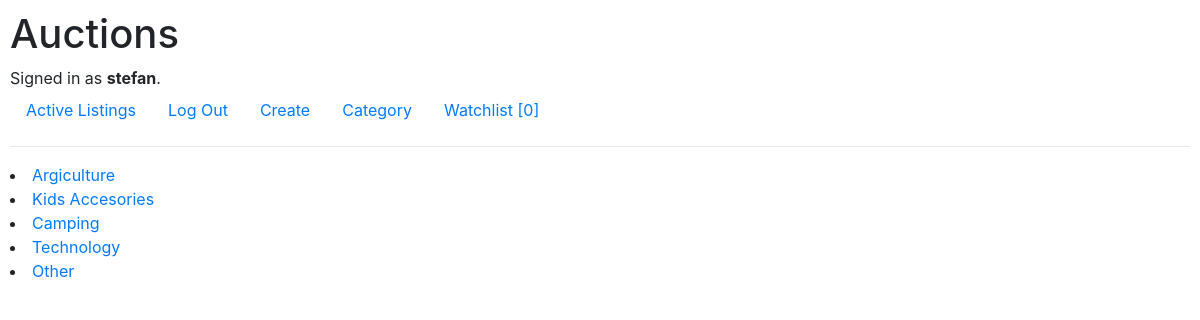
/categories/ (signed in), run on the app's committed database.
### auctions/models.py (models this page shows)
class User(AbstractUser):
    pass

class Category(models.Model):
    name = models.CharField(max_length=60)
    def __str__(self):
        return f"{self.name}"

### auctions/views.py (the view)
# urls.py: path("categories/", views.categories, name='categories'),
@login_required
def categories(request):
    count = Watchlist.objects.filter(user_id=request.user).count()
    categories = Category.objects.all()
    return render(request, "auctions/categories.html", {
        'categories': categories,
        'count': count
    })

### auctions/templates/auctions/categories.html
{% extends "auctions/layout.html" %}
{% load static %}
{% block body %}
{% for category in categories %}
    <li>
        <a href="{% url 'category' category.id %}">{{ category }}</a>
    </li>
{% endfor %}
{% endblock %}

### auctions/templates/auctions/layout.html (shortened to what this page needs)
{% load static %}
<!DOCTYPE html>
<html lang="en">
    <head>
        <link rel="stylesheet" href="https://stackpath.bootstrapcdn.com/bootstrap/4.4.1/css/bootstrap.min.css">
        <link href="{% static 'auctions/styles.css' %}" rel="stylesheet">
    </head>
    <body>
        <h1>Auctions</h1>
        <div>
            {% if user.is_authenticated %}
                Signed in as <strong>{{ user.username }}</strong>.
            {% else %}
                Not signed in.
            {% endif %}
        </div>
        <ul class="nav">
            <li class="nav-item">
                <a class="nav-link" href="{% url 'index' %}">Active Listings</a>
            </li>
            {% if user.is_authenticated %}
                <li class="nav-item">
                    <a class="nav-link" href="{% url 'logout' %}">Log Out</a>
                </li>
                <li class="nav-item">
                    <a class="nav-link" href="{% url 'create' %}">Create</a>
                </li>
                <li class="nav-item">
                    <a class="nav-link" href="{% url 'categories' %}">Category</a>
                </li>
                <li class="nav-item">
                    <a class="nav-link" href="{% url 'watchlist' %}">Watchlist [{{ count }}]</a>
                </li>
            {% endif %}
        </ul>
        <hr>
        {% block body %}
        {% endblock %}
    </body>
</html>

### auctions/static/auctions/styles.css (style rules this page uses)
body { padding: 10px; }

### data on the page
User: username "stefan"
Category: name "Argiculture"
Category: name "Kids Accesories"
Category: name "Camping"
Category: name "Technology"
Category: name "Other"

### other printed values
{{ count }} "0"
